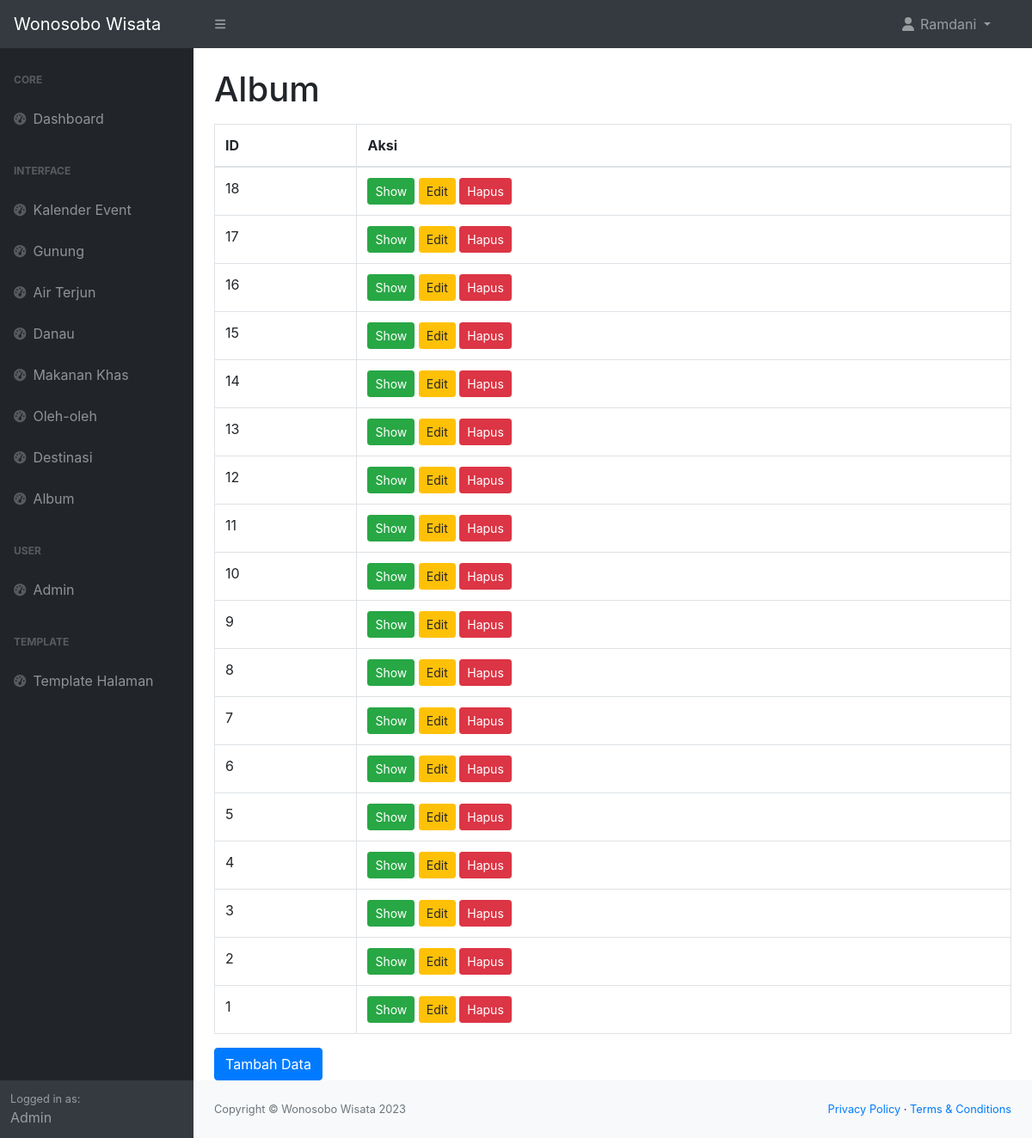
/admin/album.php (signed in), run on the app's committed database.
### tables this page shows
CREATE TABLE `tabel_album` (
  `album_id` int(11) NOT NULL,
  `link_instagram_album` text NOT NULL
);

### admin/album.php (the view, shortened to what this page needs)
<!DOCTYPE html>
<html lang="en">
<head>
    <link href="https://cdn.jsdelivr.net/npm/simple-datatables@7.1.2/dist/style.min.css" rel="stylesheet" />
    <link href="css/styles.css" rel="stylesheet" />
    <link rel="stylesheet" href="https://maxcdn.bootstrapcdn.com/bootstrap/4.0.0/css/bootstrap.min.css">
</head>
<body>
    <?php include 'navbar.php'; ?>
    <div id="layoutSidenav">
        <div id="layoutSidenav_nav">
            <?php include 'sidebar.php'; ?>
        </div>
        <div id="layoutSidenav_content">
            <main>
                <div class="container-fluid px-4">
                    <h1 class="mt-4">Album</h1>
                    <div class="table-responsive mt-3">
                        <table class="table table-bordered">
                            <thead>
                                <tr>
                                    <th>ID</th>
                                    <th>Aksi</th>
                                </tr>
                            </thead>
                            <tbody>
                                <?php
                                include '../connect.php';
                                $query = "SELECT * FROM tabel_album ORDER BY album_id DESC";
                                $datas = $conn->query($query);
                                foreach ($datas as $data) :
                                ?>
                                    <tr>
                                        <td>
                                            <?= $data['album_id'] ?>
                                        </td>
                                        <td>
                                            <button type="button" class="btn btn-success btn-sm" data-toggle="modal" data-target="#showDataModal<?= $data['album_id'] ?>">Show</button>
                                            <button type="button" class="btn btn-warning btn-sm" data-toggle="modal" data-target="#editDataModal<?= $data['album_id'] ?>">Edit</button>
                                            <button type="button" class="btn btn-danger btn-sm" data-toggle="modal" data-target="#hapusDataModal<?= $data['album_id'] ?>">Hapus</button>
                                        </td>
                                    </tr>
                                <?php endforeach ?>
                            </tbody>
                        </table>
                    </div>
                    <button type="button" class="btn btn-primary" data-toggle="modal" data-target="#tambahDataModal">
                        Tambah Data
                    </button>
                </div>
            </main>
            <?php include 'footer.php'; ?>
        </div>
    </div>
</body>
</html>

### data on the page
tabel_album: album_id "18"
tabel_album: album_id "17"
tabel_album: album_id "16"
tabel_album: album_id "15"
tabel_album: album_id "14"
tabel_album: album_id "13"
tabel_album: album_id "12"
tabel_album: album_id "11"
tabel_album: album_id "10"
tabel_album: album_id "9"
tabel_album: album_id "8"
tabel_album: album_id "7"
tabel_album: album_id "6"
tabel_album: album_id "5"
tabel_album: album_id "4"
tabel_album: album_id "3"
tabel_album: album_id "2"
tabel_album: album_id "1"

### other printed values
$_SESSION['nama_lengkap_user'] "Ramdani"
